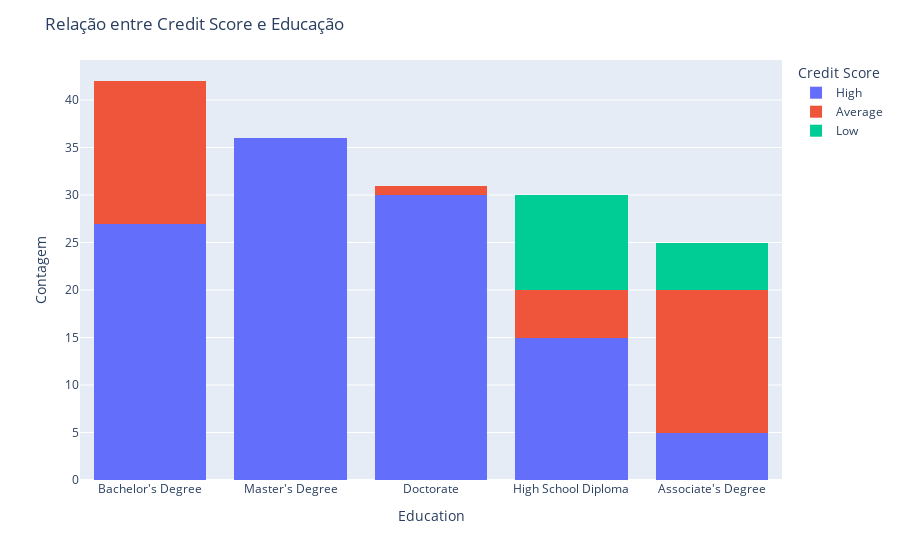

Notebook code cell kept with this figure:
### Code cell
fig = px.histogram(df, x='Education', color='Credit Score', barmode='stack')

fig.update_layout(title='Relação entre Credit Score e Educação',
                  xaxis_title='Education',
                  yaxis_title='Contagem',
                  legend_title='Credit Score')
fig.show()

### Figure 1 — Plotly figure (JSON) as saved in the notebook; plotly's stock layout.template omitted (floating-point values rounded to 4 significant figures)
{"data": [{"alignmentgroup": "True", "bingroup": "x", "hovertemplate": "Credit Score=High<br>Education=%{x}<br>count=%{y}<extra></extra>", "legendgroup": "High", "marker": {"color": "#636efa", "pattern": {"shape": ""}}, "name": "High", "offsetgroup": "High", "orientation": "v", "showlegend": true, "type": "histogram", "x": ["Bachelor's Degree", "Master's Degree", "Doctorate", "High School Diploma", "Bachelor's Degree", "Master's Degree", "Master's Degree", "Doctorate", "High School Diploma", "Bachelor's Degree", "Bachelor's Degree", "Master's Degree", "Doctorate", "High School Diploma", "Bachelor's Degree", "Master's Degree", "Doctorate", "Associate's Degree", "Bachelor's Degree", "Master's Degree", "Doctorate", "Master's Degree", "Doctorate", "High School Diploma", "Bachelor's Degree", "Master's Degree", "Master's Degree", "Doctorate", "High School Diploma", "Bachelor's Degree", "Bachelor's Degree", "Master's Degree", "Doctorate", "High School Diploma", "Bachelor's Degree", "Master's Degree", "Doctorate", "Associate's Degree", "Bachelor's Degree", "Master's Degree", "Doctorate", "Master's Degree", "Doctorate", "Master's Degree", "Doctorate", "High School Diploma", "Bachelor's Degree", "Master's Degree", "Master's Degree", "Doctorate", "High School Diploma", "Bachelor's Degree", "Bachelor's Degree", "Master's Degree", "Doctorate", "High School Diploma", "Bachelor's Degree", "Master's Degree", "Doctorate", "Associate's Degree", "Bachelor's Degree", "Master's Degree", "Doctorate", "Master's Degree", "Doctorate", "Master's Degree", "Doctorate", "High School Diploma", "Bachelor's Degree", "Master's Degree", "Master's Degree", "Doctorate", "High School Diploma", "Bachelor's Degree", "Bachelor's Degree", "Master's Degree", "Doctorate", "High School Diploma", "Bachelor's Degree", "Master's Degree", "Doctorate", "Associate's Degree", "Bachelor's Degree", "Master's Degree", "Doctorate", "Master's Degree", "Doctorate", "Master's Degree", "Doctorate", "Master's Degree", "Doctorate", "Master's Degree", "Bachelor's Degree", "Master's Degree", "Doctorate", "High School Diploma", "Bachelor's Degree", "Master's Degree", "Master's Degree", "Doctorate", "High School Diploma", "Bachelor's Degree", "Bachelor's Degree", "Master's Degree", "Doctorate", "High School Diploma", "Bachelor's Degree", "Master's Degree", "Doctorate", "Associate's Degree", "Bachelor's Degree", "Master's Degree", "Doctorate"], "xaxis": "x", "yaxis": "y"}, {"alignmentgroup": "True", "bingroup": "x", "hovertemplate": "Credit Score=Average<br>Education=%{x}<br>count=%{y}<extra></extra>", "legendgroup": "Average", "marker": {"color": "#EF553B", "pattern": {"shape": ""}}, "name": "Average", "offsetgroup": "Average", "orientation": "v", "showlegend": true, "type": "histogram", "x": ["Associate's Degree", "Bachelor's Degree", "Associate's Degree", "High School Diploma", "Associate's Degree", "Bachelor's Degree", "Associate's Degree", "Bachelor's Degree", "Associate's Degree", "High School Diploma", "Associate's Degree", "Bachelor's Degree", "Bachelor's Degree", "Associate's Degree", "Bachelor's Degree", "Associate's Degree", "High School Diploma", "Associate's Degree", "Bachelor's Degree", "Bachelor's Degree", "Associate's Degree", "Bachelor's Degree", "Associate's Degree", "High School Diploma", "Associate's Degree", "Bachelor's Degree", "Bachelor's Degree", "Bachelor's Degree", "Bachelor's Degree", "Doctorate", "Bachelor's Degree", "Associate's Degree", "Bachelor's Degree", "Associate's Degree", "High School Diploma", "Associate's Degree"], "xaxis": "x", "yaxis": "y"}, {"alignmentgroup": "True", "bingroup": "x", "hovertemplate": "Credit Score=Low<br>Education=%{x}<br>count=%{y}<extra></extra>", "legendgroup": "Low", "marker": {"color": "#00cc96", "pattern": {"shape": ""}}, "name": "Low", "offsetgroup": "Low", "orientation": "v", "showlegend": true, "type": "histogram", "x": ["High School Diploma", "Associate's Degree", "High School Diploma", "High School Diploma", "Associate's Degree", "High School Diploma", "High School Diploma", "Associate's Degree", "High School Diploma", "High School Diploma", "Associate's Degree", "High School Diploma", "High School Diploma", "Associate's Degree", "High School Diploma"], "xaxis": "x", "yaxis": "y"}], "layout": {"barmode": "stack", "legend": {"title": {"text": "Credit Score"}, "tracegroupgap": 0}, "margin": {"t": 60}, "title": {"text": "Relação entre Credit Score e Educação"}, "xaxis": {"anchor": "y", "domain": [0, 1], "title": {"text": "Education"}}, "yaxis": {"anchor": "x", "domain": [0, 1], "title": {"text": "Contagem"}}}}
